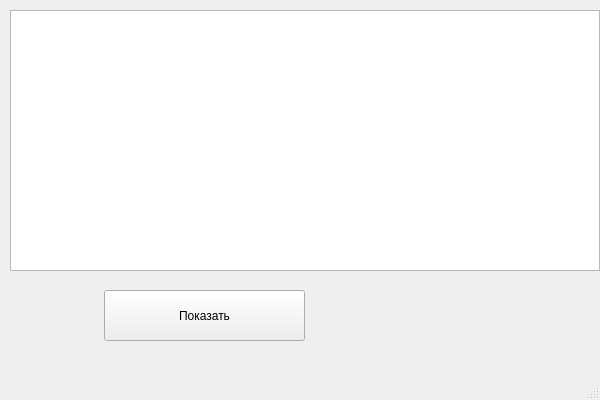
<?xml version="1.0" encoding="UTF-8"?>
<ui version="4.0">
 <class>MainWindow</class>
 <widget class="QMainWindow" name="MainWindow">
  <property name="geometry">
   <rect>
    <x>0</x>
    <y>0</y>
    <width>600</width>
    <height>400</height>
   </rect>
  </property>
  <property name="minimumSize">
   <size>
    <width>600</width>
    <height>400</height>
   </size>
  </property>
  <property name="maximumSize">
   <size>
    <width>600</width>
    <height>400</height>
   </size>
  </property>
  <property name="windowTitle">
   <string>кофе</string>
  </property>
  <widget class="QWidget" name="centralwidget">
   <widget class="QPushButton" name="see">
    <property name="geometry">
     <rect>
      <x>104</x>
      <y>290</y>
      <width>201</width>
      <height>51</height>
     </rect>
    </property>
    <property name="text">
     <string>Показать</string>
    </property>
   </widget>
   <widget class="QTableWidget" name="tableWidget">
    <property name="geometry">
     <rect>
      <x>10</x>
      <y>10</y>
      <width>590</width>
      <height>261</height>
     </rect>
    </property>
   </widget>
  </widget>
  <widget class="QMenuBar" name="menubar">
   <property name="geometry">
    <rect>
     <x>0</x>
     <y>0</y>
     <width>400</width>
     <height>21</height>
    </rect>
   </property>
  </widget>
  <widget class="QStatusBar" name="statusbar"/>
 </widget>
 <resources/>
 <connections/>
</ui>
